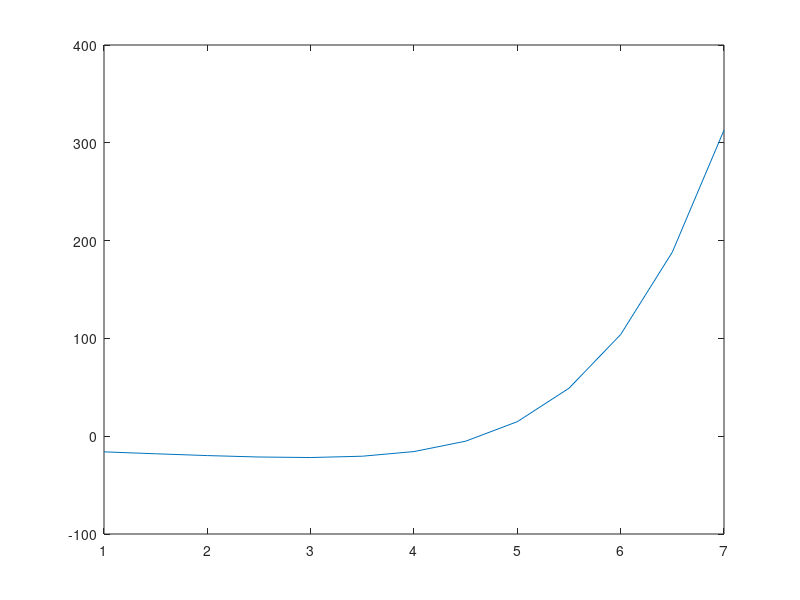

The MATLAB script that drew this image:
clear all
close all
clc
format bank;
x=1:.5:7;
y=[-15.997 -17.966 -19.808 -21.267 -21.813 -20.458 -15.712 -5.089 14.875 49.042 103.968 188.257 312.947];

pp=spline(x,y)
plot(x,y)